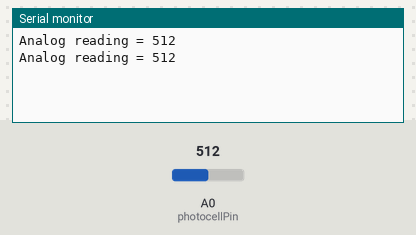
Simulated run of this sketch. Board: Arduino Uno, built with avr-gcc and run on an emulated ATmega328P. Parts: the last lines printed to the serial monitor. The inputs (shaded band) are chosen by the test bench; at power-on: A0 (photocellPin) = 512.

Above: at 1.8 s.
1.9 s: A0 (photocellPin) set to 716
At 2.8 s:
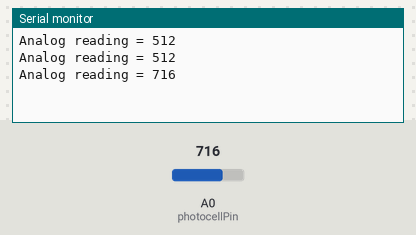
3.4 s: A0 (photocellPin) set to 900
At 4.8 s:
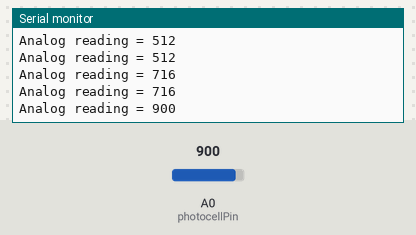
Timing chart, 0 to 6.4 s (numbered marks = the images above; inputs shaded):
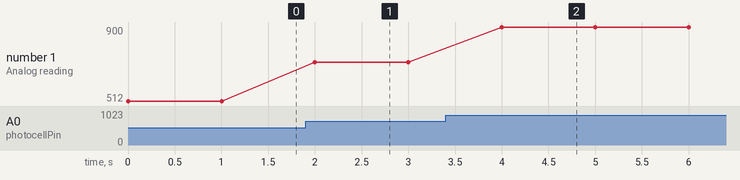

Measured:
- after the input at 1.9 s, the serial monitor: prints a new line after 0.10 s (image 1)
- after the input at 3.4 s, the serial monitor: prints a new line after 0.60 s (image 2)
- plotted number 1: 512 → 716 after the input at 1.9 s, 716 → 900 after the input at 3.4 s

The sketch:

ldr.ino
```cpp
/* Photocell simple testing sketch.

Connect one end of the photocell to 5V, the other end to Analog 0.
Then connect one end of a 10K resistor from Analog 0 to ground

For more information see www.ladyada.net/learn/sensors/cds.html */

int photocellPin = A0; // the cell and 10K pulldown are connected to a0
int photocellReading; // the analog reading from the analog resistor divider

void setup(void) {
// We'll send debugging information via the Serial monitor
Serial.begin(9600);
}

void loop(void) {
photocellReading = analogRead(photocellPin);

Serial.print("Analog reading = ");
Serial.println(photocellReading); // the raw analog reading
//
//// We'll have a few threshholds, qualitatively determined
//if (photocellReading < 10) {
//Serial.println(" - Dark");
//} else if (photocellReading < 200) {
//Serial.println(" - Dim");
//} else if (photocellReading < 500) {
//Serial.println(" - Light");
//} else if (photocellReading < 800) {
//Serial.println(" - Bright");
//} else {
//Serial.println(" - Very bright");
//}
delay(1000);
}
```
